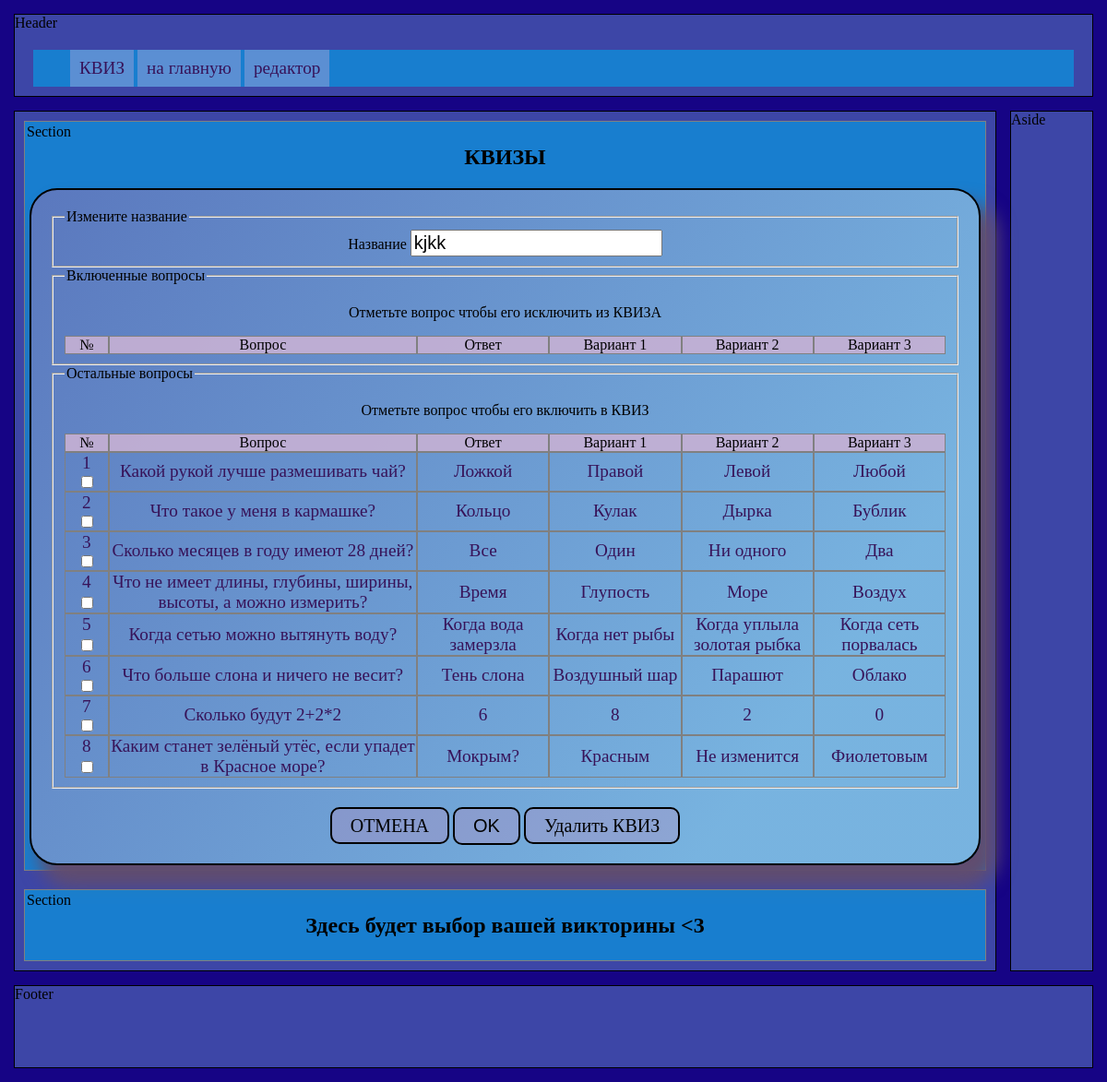
Page /quiz_edit/5/ on the committed database.
### models.py (models this page shows, shortened)
class Quiz(db.Model):
    id = db.Column(db.Integer, primary_key=True)
    name = db.Column(db.String(100))
    user_id = db.Column(db.Integer, db.ForeignKey('user.id'))

class Question(db.Model):
    id = db.Column(db.Integer, primary_key=True)
    question = db.Column(db.String(250), nullable=False)
    answer = db.Column(db.String(100), nullable=False)
    wrong1 = db.Column(db.String(100), nullable=False)
    wrong2 = db.Column(db.String(100), nullable=False)
    wrong3 = db.Column(db.String(100), nullable=False)
    quiz = db.relationship(
        'Quiz',
        secondary=quiz_question, backref='question')

### main1.py (the view, shortened to what this page needs)
@app.route('/quiz_edit/<int:id>/', methods=['GET', 'POST'])
def quiz_edit(id):
    quiz = Quiz.query.filter_by(id=id).one()
    q_ids = [q.id for q in quiz.question]  # список id вопросов которые вошли в этот КВИЗ
    questions = Question.query.filter(Question.id.not_in(q_ids))  # выборка вопросов которые не вошли
    return render_template('quiz_edit.html',
                           quiz=quiz,
                           no_questions=questions,
                           html_config=html_config)

### templates/quiz_edit.html (shortened to what this page needs)
{% extends "base.html" %}
{% block main_menu %}
    {{ super() }}
    {% include 'quiz_menu.html' %}
{% endblock %}
{% block content1 %}
<div class="quiz_form">
    <form action="/quiz_edit/{{ quiz.id }}/" method="post">
        <fieldset>
            <legend>Измените название</legend>
            <label for="name">Название</label>
            <input type="text" name="name" id="name" value="{{ quiz.name }}" placeholder="Название КВИЗА">
        </fieldset>
        <fieldset>
            <legend>Включенные вопросы</legend>
            <p>Отметьте вопрос чтобы его исключить из КВИЗА</p>
            {% set questions, checkbox, n_tab = quiz.question, True, 1  %}
            {% include 'form_questions_tab.html' %}
        </fieldset>
        <fieldset>
            <legend>Остальные вопросы</legend>
            <p>Отметьте вопрос чтобы его включить в КВИЗ</p>
            {% set questions, checkbox, n_tab = no_questions, True, 2 %}
            {% include 'form_questions_tab.html' %}
        </fieldset>
        <div>
            <a class="button" href="/quizes_view">ОТМЕНА</a>
            <input class="button" type="submit" value="OK">
            <a class="button" href="/quiz_delete/{{quiz.id}}">Удалить КВИЗ</a>
        </div>
    </form>
</div>
{% endblock %}

### templates/form_questions_tab.html
<div class="question-row question-hrow">
    <div class="quiz-col">№</div>
    <div class="quiz-col">Вопрос</div>
    <div class="quiz-col">Ответ</div>
    <div class="quiz-col">Вариант 1</div>
    <div class="quiz-col">Вариант 2</div>
    <div class="quiz-col">Вариант 3</div>
</div>
{% for q in questions %}
<a href="/question_edit/{{q.id}}">
    <div class="question-row">
        <div class="quiz-col">
            {{ loop.index }}
            {% if  checkbox %}
                <input type="checkbox" name = "check{{n_tab}}_{{loop.index}}" value="{{ q.id }}">
            {% endif %}
        </div>
        <div class="quiz-col">{{ q.question }}</div>
        <div class="quiz-col">{{ q.answer }}</div>
        <div class="quiz-col">{{ q.wrong1 }}</div>
        <div class="quiz-col">{{ q.wrong2 }}</div>
        <div class="quiz-col">{{ q.wrong3 }}</div>
    </div>
</a>
{% endfor %}

### static/main.css (style rules this page uses)
* { box-sizing: border-box; }
body { min-height: 100vh; margin: auto; padding: 10px; background-color: #160485; width: 100vw; max-width: 1200px; display: grid; grid-template-columns: 1fr 100px; grid-template-rows: 100px 1fr 100px; gap: 5px; }
a { text-decoration: none; color: rgb(55, 19, 89); font-size: 1.2rem; }
legend { text-align: left; }

### static/quiz.css (style rules this page uses)
.quiz_form { display: block; background: linear-gradient(153deg, #e9f2f375 20%, #7531807a); border-radius: 30px; border: 2px solid; box-shadow: 14px 20px 20px 4px #614d6f; text-align: center; min-width: 500px; max-width: 100%; background: linear-gradient(305deg, #e9f2f375 20%, #a371ab7a); padding: 20px; }
.button { font-size: 20px; border-radius: 10px; padding: 10px 15px 10px 15px; background-color: #c785b747; transition: all 450ms ease-out; }
.button { margin-top: 20px; font-size: 20px; border-radius: 10px; padding: 2px 15px 2px 15px; background-color: #c785b747; transition: all 250ms ease-out; text-decoration: none; border: 2px solid black; padding: 7px 20px 7px 20px; color:black; }
.question-row { display: grid; grid-template-columns: 5% 35% repeat(4, 15%); transition: all 200ms; }
.quiz-col { display: grid; border:1px solid gray; align-items: center; overflow: hidden; }
.question-hrow, .quiz-hrow { background-color: #c5b0d4eb; }
.quiz_form input, textarea { font-size: 20px; }

### rows in the picture
Quiz: name "kjkk"
Question: question "Какой рукой лучше размешивать чай?", answer "Ложкой", wrong1 "Правой", wrong2 "Левой", wrong3 "Любой"
Question: question "Что такое у меня в кармашке?", answer "Кольцо", wrong1 "Кулак", wrong2 "Дырка", wrong3 "Бублик"
Question: question "Сколько месяцев в году имеют 28 дней?", answer "Все", wrong1 "Один", wrong2 "Ни одного", wrong3 "Два"
Question: question "Что не имеет длины, глубины, ширины, высоты, а можно измерить?", answer "Время", wrong1 "Глупость", wrong2 "Море", wrong3 "Воздух"
Question: question "Когда сетью можно вытянуть воду?", answer "Когда вода замерзла", wrong1 "Когда нет рыбы", wrong2 "Когда уплыла золотая рыбка", wrong3 "Когда сеть порвалась"
Question: question "Что больше слона и ничего не весит?", answer "Тень слона", wrong1 "Воздушный шар", wrong2 "Парашют", wrong3 "Облако"
Question: question "Сколько будут 2+2*2", answer "6", wrong1 "8", wrong2 "2", wrong3 "0"
Question: question "Каким станет зелёный утёс, если упадет в Красное море?", answer "Мокрым?", wrong1 "Красным", wrong2 "Не изменится", wrong3 "Фиолетовым"
